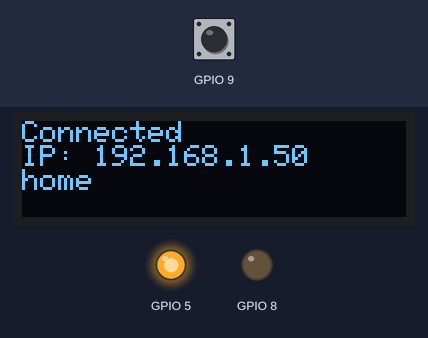
Bench run of a sketch on a simulated ESP32-S3. Parts: 128×32 one-colour display, output pins drawn as LEDs (lit = HIGH). Inputs (shaded band) come from the test bench; at power-on: GPIO 9 HIGH. WiFi joins after 1.5 s; servers stay silent unless stated; storage starts empty.

Above: at 3.6 s.
Timing chart, 0 to 5.1 s (numbered marks = the images above):
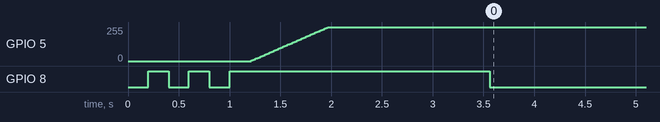

The sketch:

PlotBridge.ino
```cpp
// ponytail: Phase 1-5 — boot + LCD + WiFi + button + TCP bridge
#include <Arduino.h>
#include <WiFi.h>
#include <WiFiManager.h>
#include <SPIFFS.h>
#include "DisplayBackend.h"

DisplayBackend display;
WiFiServer server(9100);

void setup() {
    pinMode(8,OUTPUT); pinMode(9,INPUT_PULLUP);
    for(int i=0;i<3;i++){digitalWrite(8,LOW);delay(200);digitalWrite(8,HIGH);delay(200);}
    for(int d=0;d<=255;d+=5)analogWrite(5,d),delay(15);

    // Display before WiFi so the user sees the boot screen.
    display.begin();
    display.showScreen("PlotBridge v1.0","Connecting WiFi...");
    display.releaseBus();

    SPIFFS.begin(true);
    WiFiManager wm; wm.autoConnect("PlotBridge");

    display.begin();
    IPAddress ip=WiFi.localIP();
    display.showScreen("Connected",("IP: "+ip.toString()).c_str(),WiFi.SSID().c_str());

    Serial1.begin(9600,SERIAL_8N1,7,0);
    server.begin();
    digitalWrite(8,LOW);
}

void loop(){
    static unsigned long btnPress=0;
    if(digitalRead(9)==LOW){
        if(!btnPress)btnPress=millis();
        if(millis()-btnPress>10000){
            display.showScreen("WiFi Reset");
            digitalWrite(8,LOW);
            delay(500);
            WiFiManager wm;
            wm.resetSettings();
            SPIFFS.format();
            ESP.restart();
        }
        return;
    }
    btnPress=0;

    static WiFiClient client;
    static uint32_t lastRx=0;
    static uint32_t receivedBytes=0;
    if(!client||!client.connected()){
        client=server.accept();
        if(client){lastRx=millis();receivedBytes=0;display.showScreen("Receiving...");}
    }else{
        while(client.available()){
            char c=client.read();Serial1.write(c);receivedBytes++;
            lastRx=millis();
        }
        if(millis()-lastRx>3000){
            char completeInfo[32];
            snprintf(completeInfo,sizeof(completeInfo),"Bytes: %lu",static_cast<unsigned long>(receivedBytes));
            display.showScreen("Complete",completeInfo);delay(1000);
            Serial1.flush();
            client.stop();
            IPAddress ip=WiFi.localIP();
            display.showScreen("Connected",("IP: "+ip.toString()).c_str(),WiFi.SSID().c_str());
        }
    }
}
```

DisplayBackend.h
```cpp
#pragma once

#include "PlotBridgeConfig.h"

#if DISPLAY_TYPE == DISPLAY_LCD
#include <Adafruit_GFX.h>
#include <Adafruit_ST7789.h>
#elif DISPLAY_TYPE == DISPLAY_OLED
#include <Adafruit_GFX.h>
#include <Adafruit_SSD1306.h>
#elif DISPLAY_TYPE == DISPLAY_OLED_4PIN
#include <Adafruit_GFX.h>
#include <Adafruit_SSD1306.h>
#include <Wire.h>
#else
#error "DISPLAY_TYPE must be DISPLAY_LCD, DISPLAY_OLED, or DISPLAY_OLED_4PIN"
#endif

class DisplayBackend {
public:
    void begin() {
#if DISPLAY_TYPE == DISPLAY_LCD
        if (!lcd) {
            lcd = new Adafruit_ST7789(2, 3, 6, 4, 1);
        }
        lcd->init(240, 280);
        //lcd->init(76, 284);
        lcd->setRotation(0);
#elif DISPLAY_TYPE == DISPLAY_OLED
        if (!oledReady) {
            oledReady = oled.begin(SSD1306_SWITCHCAPVCC);
            if (!oledReady) {
                while (true) {
                    delay(1000);
                }
            }
        }
#else
        if (!oledReady) {
            Wire.begin(6, 4);
            oledReady = oled.begin(SSD1306_SWITCHCAPVCC, 0x3C);
            if (!oledReady) {
                while (true) {
                    delay(1000);
                }
            }
        }
#endif
        screenReady = false;
    }

    void releaseBus() {
#if DISPLAY_TYPE == DISPLAY_LCD
        SPI.end();
#endif
    }

    void showScreen(const char* line1, const char* line2 = "", const char* line3 = "") {
#if DISPLAY_TYPE == DISPLAY_LCD
        if (!lcd) {
            return;
        }
        if (!screenReady) {
            lcd->fillScreen(0xF7BE);
            lcd->drawRect(0, 0, 240, 280, 0x0000);
            screenReady = true;
        } else {
            lcd->fillRect(2, 2, 236, 106, 0xF7BE);
        }
        lcd->setTextColor(0x0000, 0xF7BE);
        lcd->setTextSize(2);
        lcd->setCursor(10, 10);
        lcd->println(line1);
        if (line2[0]) {
            lcd->setCursor(10, 45);
            lcd->println(line2);
        }
        if (line3[0]) {
            lcd->setCursor(10, 80);
            lcd->println(line3);
        }
#elif DISPLAY_TYPE == DISPLAY_OLED
        if (!oledReady) {
            return;
        }
        oled.clearDisplay();
        oled.setTextColor(SSD1306_WHITE);
        oled.setTextSize(1);
        oled.setCursor(0, 0);
        oled.println(line1);
        if (line2[0]) {
            oled.setCursor(0, 16);
            oled.println(line2);
        }
        if (line3[0]) {
            oled.setCursor(0, 32);
            oled.println(line3);
        }
        oled.display();
#else
        if (!oledReady) {
            return;
        }
        oled.clearDisplay();
        oled.setTextColor(SSD1306_WHITE);
        oled.setTextSize(1);
        oled.setCursor(0, 0);
        oled.println(line1);
        if (line2[0]) {
            oled.setCursor(0, 8);
            oled.println(line2);
        }
        if (line3[0]) {
            oled.setCursor(0, 16);
            oled.println(line3);
        }
        oled.display();
#endif
    }

private:
#if DISPLAY_TYPE == DISPLAY_LCD
    Adafruit_ST7789* lcd = nullptr;
#elif DISPLAY_TYPE == DISPLAY_OLED
    Adafruit_SSD1306 oled{128, 64, 6, 4, 3, 1, 2};
    bool oledReady = false;
#else
    Adafruit_SSD1306 oled{128, 32, &Wire, -1};
    bool oledReady = false;
#endif
    bool screenReady = false;
};
```

PlotBridgeConfig.h
```cpp
#pragma once

// Build one of: DISPLAY_LCD, DISPLAY_OLED, or DISPLAY_OLED_4PIN.
#define DISPLAY_LCD 1
#define DISPLAY_OLED 2
#define DISPLAY_OLED_4PIN 3
#define DISPLAY_TYPE DISPLAY_OLED_4PIN
```
